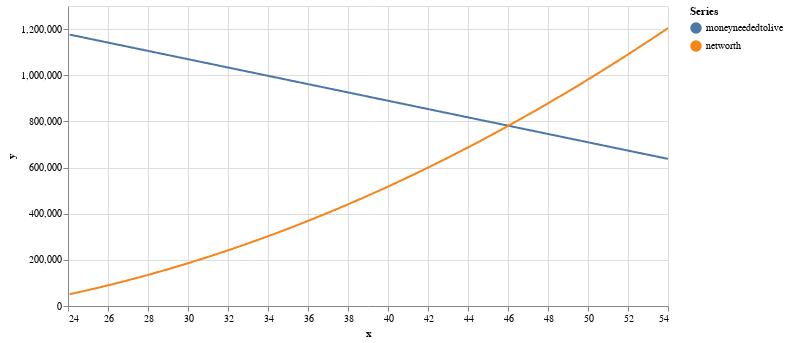

Notebook code for this chart:
### Code cell
source=dfmelted

# Create a selection that chooses the nearest point & selects based on x-value
nearest = alt.selection(type='single', nearest=True, on='mouseover',
                        fields=['x'], empty='none')



# The basic line
line = alt.Chart(source).mark_line().encode(
    x='x:Q',
    y='y:Q',
    color='Series:N'
)

# Transparent selectors across the chart. This is what tells us
# the x-value of the cursor
selectors = alt.Chart(source).mark_point().encode(
    x='x:Q',
    opacity=alt.value(0),
).add_selection(
    nearest
)

# Draw points on the line, and highlight based on selection
points = line.mark_point().encode(
    opacity=alt.condition(nearest, alt.value(1), alt.value(0))
)

# Draw text labels near the points, and highlight based on selection
text = line.mark_text(align='left', dx=5, dy=-5).encode(
    text=alt.condition(nearest, 'y:Q', alt.value(' '))
)

# Draw a rule at the location of the selection
rules = alt.Chart(source).mark_rule(color='gray').encode(
    x='x:Q',
).transform_filter(
    nearest
)

# Put the five layers into a chart and bind the data
alt.layer(
    line, selectors, points, rules, text
).properties(
    width=600, height=300
)

### Figure 1 — Vega-Lite specification as saved in the notebook (floating-point values rounded to 4 significant figures; data arrays with more than 128 entries replaced by an {"elided": "..."} marker saying what was removed)
{"config": {"view": {"continuousWidth": 400, "continuousHeight": 300}}, "layer": [{"mark": "line", "encoding": {"color": {"type": "nominal", "field": "Series"}, "x": {"type": "quantitative", "field": "x"}, "y": {"type": "quantitative", "field": "y"}}}, {"mark": "point", "encoding": {"opacity": {"value": 0}, "x": {"type": "quantitative", "field": "x"}}, "selection": {"selector008": {"type": "single", "nearest": true, "on": "mouseover", "fields": ["x"], "empty": "none"}}}, {"mark": "point", "encoding": {"color": {"type": "nominal", "field": "Series"}, "opacity": {"condition": {"value": 1, "selection": "selector008"}, "value": 0}, "x": {"type": "quantitative", "field": "x"}, "y": {"type": "quantitative", "field": "y"}}}, {"mark": {"type": "rule", "color": "gray"}, "encoding": {"x": {"type": "quantitative", "field": "x"}}, "transform": [{"filter": {"selection": "selector008"}}]}, {"mark": {"type": "text", "align": "left", "dx": 5, "dy": -5}, "encoding": {"color": {"type": "nominal", "field": "Series"}, "text": {"condition": {"type": "quantitative", "field": "y", "selection": "selector008"}, "value": " "}, "x": {"type": "quantitative", "field": "x"}, "y": {"type": "quantitative", "field": "y"}}}], "data": {"name": "data-d41149913d083df7ab6b848266948caa"}, "height": 300, "width": 600, "$schema": "https://vega.github.io/schema/vega-lite/v4.8.1.json", "datasets": {"data-d41149913d083df7ab6b848266948caa": {"elided": "720 records"}}}
